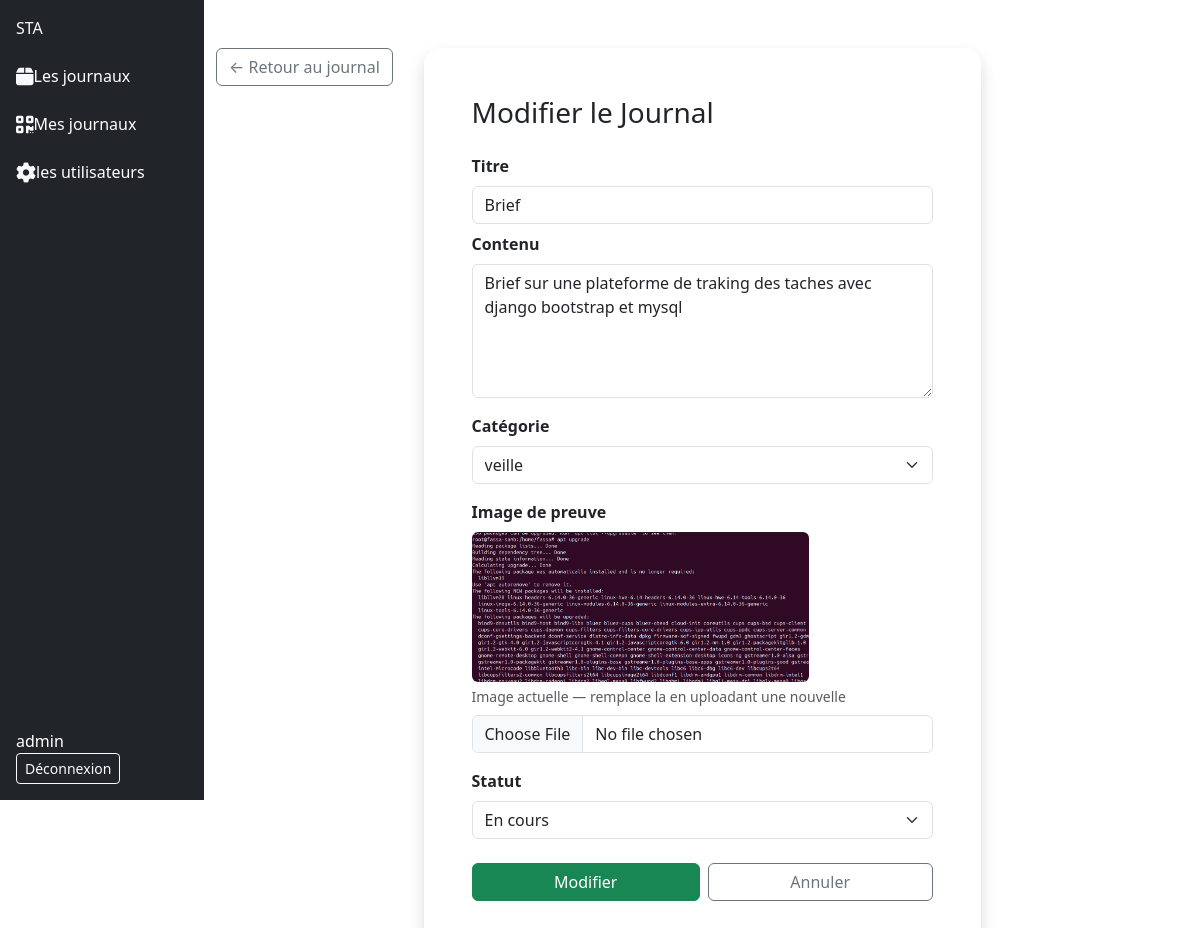
/entree/entree/2/modifier (signed in), run on the app's committed database.
### activite/models.py (models this page shows)
class Entree(models.Model) :
    class Statut(models.TextChoices):
        EN_COURS = 'en_cours', 'En cours'
        RESOLU   = 'resolu',   'Résolu'
        BLOQUE   = 'bloque',   'Bloqué'
    titre = models.CharField( max_length=100)
    contenu_textuel = models.TextField()
    image_de_preuve = models.ImageField(upload_to='images/')
    date_creation = models.DateTimeField(auto_now_add=True)
    categorie = models.ForeignKey(Categorie, on_delete=models.SET_NULL, null=True)
    user = models.ForeignKey(User, on_delete=models.SET_NULL, null=True)
    etat = models.CharField(
        max_length=20,
        choices=Statut.choices,
        default=Statut.EN_COURS
    )

### activite/views.py (the view, shortened to what this page needs)
# urls.py: path("entree/<int:pk>/modifier", EntreeUpdateView.as_view(), name="modifier_entree"),
class EntreeUpdateView(LoginRequiredMixin, UserPassesTestMixin, UpdateView):
    model = Entree
    form_class = EntreeUpdateForm
    template_name = 'update_tache.html'
    def test_func(self):
        entree = self.get_object()
        return self.request.user == entree.user or self.request.user.is_staff

### activite/forms.py
class EntreeUpdateForm(forms.ModelForm):
    class Meta:
        model = Entree
        fields = ['titre','contenu_textuel', 'categorie', 'image_de_preuve','etat']

### activite/templates/update_tache.html (shortened to what this page needs)
{% extends 'base.html' %}
{% block content %}
<div class="container py-4">
    <a href="{% url 'detail_entree' object.pk%}" class="btn btn-outline-secondary mb-4 position-fixed">
        ← Retour au journal
    </a>
    <div class="row justify-content-center">
        <div class="col-md-7">
            <div class="card shadow border-0 rounded-4">
                <div class="card-body p-5">
                    <h3 class="mb-4">Modifier le Journal</h3>
                    <form method="post" enctype="multipart/form-data">
                        <div class="mb-2">
                            <label class="form-label fw-semibold">Titre</label>
                            <input type="text"
                                   name="titre"
                                   class="form-control"
                                   value="{{ form.titre.value|default:'' }}">
                        </div>
                        <div class="mb-3">
                            <label class="form-label fw-semibold">Contenu</label>
                            <textarea name="contenu_textuel"
                                      class="form-control"
                                      rows="5">{{ form.contenu_textuel.value|default:'' }}</textarea>
                        </div>
                        <div class="mb-3">
                            <label class="form-label fw-semibold">Catégorie</label>
                            <select name="categorie" class="form-select">
                                {% for choice in form.categorie.field.queryset %}
                                    <option value="{{ choice.pk }}"
                                        {% if form.categorie.value == choice.pk|stringformat:"s" %}selected{% endif %}>
                                        {{ choice.nom_categorie }}
                                    </option>
                                {% endfor %}
                            </select>
                        </div>
                        <div class="mb-3">
                            <label class="form-label fw-semibold">Image de preuve</label>
                            {% if object.image_de_preuve %}
                                <div class="mb-2">
                                    <img src="{{ object.image_de_preuve.url }}"
                                         class="img-fluid rounded"
                                         style="max-height: 150px; object-fit: cover;"
                                         alt="Image actuelle">
                                    <small class="text-muted d-block mt-1">Image actuelle — remplace la en uploadant une nouvelle</small>
                                </div>
                            {% endif %}
                            <input type="file"
                                   name="image_de_preuve"
                                   class="form-control"
                                   accept="image/*">
                        </div>
                        <div class="mb-4">
                            <label class="form-label fw-semibold">Statut</label>
                            <select name="etat" class="form-select">
                                {% for valeur, label in form.etat.field.choices %}
                                    <option value="{{ valeur }}"
                                        {% if form.etat.value == valeur %}selected{% endif %}>
                                        {{ label }}
                                    </option>
                                {% endfor %}
                            </select>
                        </div>
                        <div class="d-flex gap-2">
                            <button type="submit" class="btn btn-success flex-fill">
                                Modifier
                            </button>
                            <a href="{% url 'entree' %}" class="btn btn-outline-secondary flex-fill">
                                Annuler
                            </a>
                        </div>
                    </form>
                </div>
            </div>
        </div>
    </div>
</div>
{% endblock content %}

### templates/base.html (shortened to what this page needs)
{% load static %}
<!DOCTYPE html>
<html lang="en">
<head>
    <link href="https://cdn.jsdelivr.net/npm/bootstrap@5.3.3/dist/css/bootstrap.min.css" rel="stylesheet">
</head>
<body>
    <div class=" justify-content-between m-0">
        <div class="row d-flex flex-row" >
            <div class="sidebar sticky-top d-flex flex-column justify-content-between align-items-start p-3 vh-100 bg-dark  start-0 top-0  col-2" >
                <div class="d-flex flex-column align-items-start gap-4">
                <a class="navbar-brand text-light" href="{% url 'entree' %}">STA</a>
                <a class="text-decoration-none text-white" href="{% url 'entree' %}"><i class="fa-solid fa-box fa-lg text-light"></i>Les journaux</a>
                <a class="text-decoration-none text-white" href="{% url 'user_entrees' user.pk%}"><i class="fa-solid fa-qrcode fa-lg text-light"></i>Mes journaux</a>
                {% if user.is_superuser %}
                    <a class="text-decoration-none text-white" href="{% url 'liste_users' %}"><i class="fa-solid fa-gear fa-lg text-light"></i>les utilisateurs</a>
                {% endif %}
                </div>
                <div>
                {% if request.user.is_authenticated %}
                    <span class="text-white me-3">{{ request.user.username }}</span>
                    <form method="post" action="{% url 'logout' %}">
                        <button type="submit" class="btn btn-outline-light btn-sm">Déconnexion</button>
                    </form>
                {% endif %}
                </div>
            </div>
            <div class="col-10 mt-4 ">
                {% block content %}
                {% endblock content %}
            </div>
        </div>
    </div>
</body>
</html>

### data on the page
Entree: titre "Brief", contenu_textuel "Brief sur une plateforme de traking des taches avec django bootstrap et mysql", image_de_preuve (picture), etat "En cours"

### other printed values
{{ request.user.username }} "admin"
form field categorie "veille"
